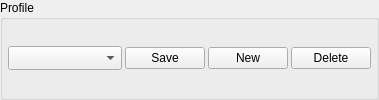
        <widget class="QGroupBox" name="profilesGroup">
         <property name="minimumSize">
          <size>
           <width>0</width>
           <height>0</height>
          </size>
         </property>
         <property name="title">
          <string>Profile</string>
         </property>
         <layout class="QHBoxLayout" name="horizontalLayout_4" stretch="2,0,0,0">
          <property name="spacing">
           <number>3</number>
          </property>
          <property name="leftMargin">
           <number>5</number>
          </property>
          <property name="topMargin">
           <number>5</number>
          </property>
          <property name="rightMargin">
           <number>5</number>
          </property>
          <property name="bottomMargin">
           <number>5</number>
          </property>
          <item>
           <widget class="QComboBox" name="comboProfiles">
            <property name="minimumSize">
             <size>
              <width>0</width>
              <height>21</height>
             </size>
            </property>
            <property name="sizeAdjustPolicy">
             <enum>QComboBox::SizeAdjustPolicy::AdjustToMinimumContentsLengthWithIcon</enum>
            </property>
            <property name="minimumContentsLength">
             <number>8</number>
            </property>
           </widget>
          </item>
          <item>
           <widget class="QPushButton" name="buttonProfilesSave">
            <property name="text">
             <string>Save</string>
            </property>
           </widget>
          </item>
          <item>
           <widget class="QPushButton" name="buttonProfilesNew">
            <property name="text">
             <string>New</string>
            </property>
           </widget>
          </item>
          <item>
           <widget class="QPushButton" name="buttonProfilesDelete">
            <property name="text">
             <string>Delete</string>
            </property>
           </widget>
          </item>
         </layout>
        </widget>
